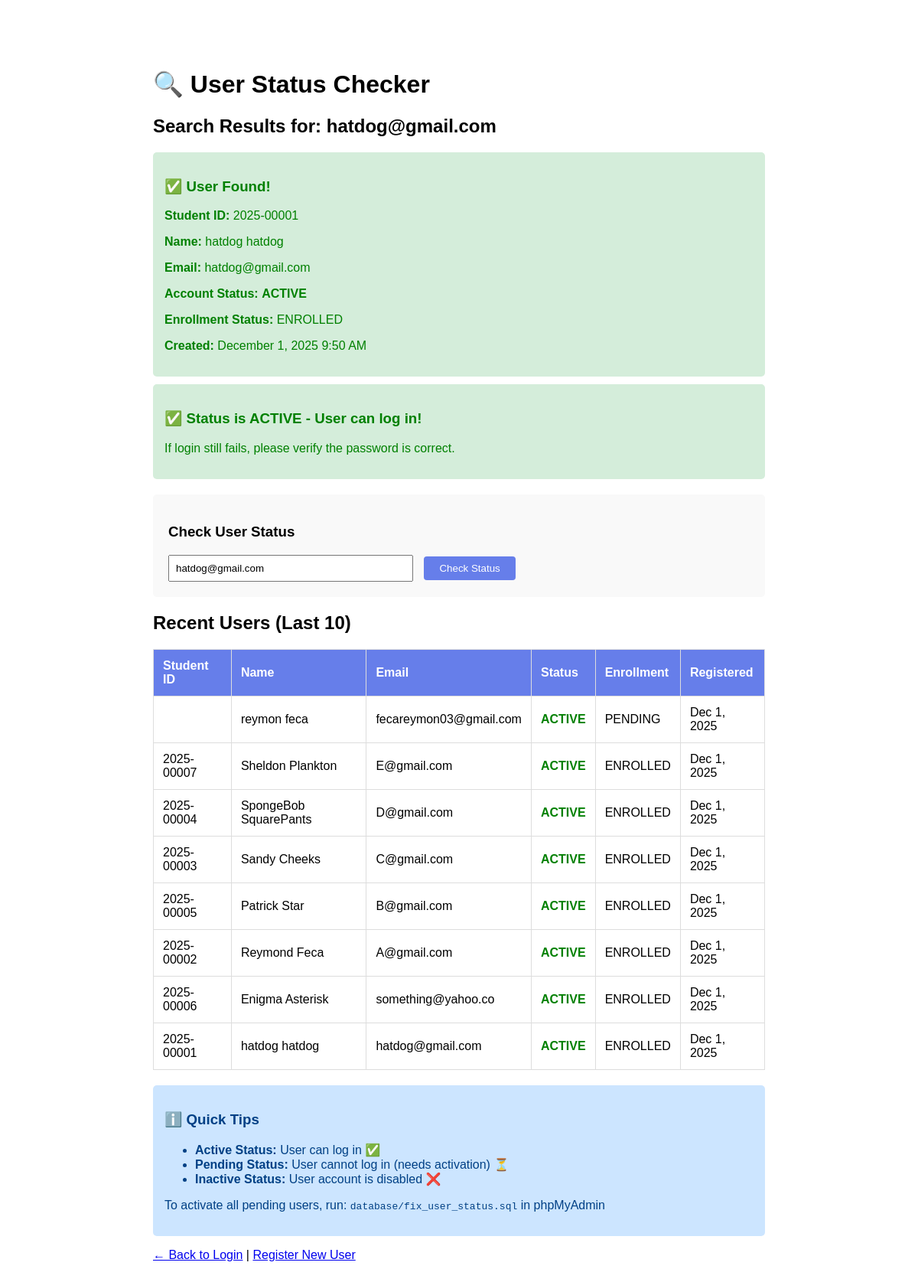
The app's page /check_user.php?email=hatdog@gmail.com with its own data.
### tables this page shows
CREATE TABLE `users` (
  `id` int(11) NOT NULL,
  `student_id` varchar(20) DEFAULT NULL,
  `first_name` varchar(50) NOT NULL,
  `last_name` varchar(50) NOT NULL,
  `email` varchar(100) NOT NULL,
  `password` varchar(255) NOT NULL,
  `phone` varchar(20) DEFAULT NULL,
  `date_of_birth` date DEFAULT NULL,
  `address` text DEFAULT NULL,
  `role` enum('student','admin') DEFAULT 'student',
  `status` enum('active','inactive','pending') DEFAULT 'pending',
  `enrollment_status` enum('enrolled','pending') DEFAULT 'pending',
  `created_at` timestamp NOT NULL DEFAULT current_timestamp(),
  `updated_at` timestamp NOT NULL DEFAULT current_timestamp() ON UPDATE current_timestamp(),
  `activation_token` varchar(64) DEFAULT NULL,
  `token_expiry` datetime DEFAULT NULL,
  `is_imported` tinyint(1) DEFAULT 0,
  `imported_at` datetime DEFAULT NULL,
  `activated_at` datetime DEFAULT NULL,
  `lrn` varchar(20) DEFAULT NULL COMMENT 'Learner Reference Number',
  `occ_examinee_number` varchar(50) DEFAULT NULL COMMENT 'OCC Examinee Number',
  `middle_name` varchar(50) DEFAULT NULL,
  `sex_at_birth` enum('Male','Female') DEFAULT NULL,
  `age` int(11) DEFAULT NULL,
  `civil_status` enum('Single','Married','Widowed','Separated','Divorced') DEFAULT NULL,
  `spouse_name` varchar(100) DEFAULT NULL COMMENT 'Name of Spouse (if married)',
  `contact_number` varchar(20) DEFAULT NULL,
  `father_name` varchar(100) DEFAULT NULL,
  `father_occupation` varchar(100) DEFAULT NULL,
  `father_education` varchar(100) DEFAULT NULL COMMENT 'Father''s Highest Educational Attainment',
  `mother_maiden_name` varchar(100) DEFAULT NULL,
  `mother_occupation` varchar(100) DEFAULT NULL,
  `mother_education` varchar(100) DEFAULT NULL COMMENT 'Mother''s Highest Educational Attainment',
  `number_of_brothers` int(11) DEFAULT 0,
  `number_of_sisters` int(11) DEFAULT 0,
  `combined_family_income` varchar(50) DEFAULT NULL,
  `guardian_name` varchar(100) DEFAULT NULL COMMENT 'Name of Guardian (If Applicable)',
  `school_last_attended` varchar(150) DEFAULT NULL,
  `school_address` text DEFAULT NULL COMMENT 'Address of School Last Attended',
  `is_pwd` tinyint(1) DEFAULT 0 COMMENT 'Person with Disability',
  `hearing_disability` tinyint(1) DEFAULT 0,
  `physical_disability` tinyint(1) DEFAULT 0,
  `mental_disability` tinyint(1) DEFAULT 0,
  `intellectual_disability` tinyint(1) DEFAULT 0,
  `psychosocial_disability` tinyint(1) DEFAULT 0,
  `chronic_illness_disability` tinyint(1) DEFAULT 0,
  `learning_disability` tinyint(1) DEFAULT 0,
  `shs_track` varchar(100) DEFAULT NULL COMMENT 'Senior High School Track',
  `shs_strand` varchar(100) DEFAULT NULL COMMENT 'Senior High School Strand',
  `is_working_student` tinyint(1) DEFAULT 0,
  `employer` varchar(150) DEFAULT NULL,
  `work_position` varchar(100) DEFAULT NULL,
  `working_hours` varchar(50) DEFAULT NULL,
  `municipality_city` varchar(100) DEFAULT NULL,
  `permanent_address` text DEFAULT NULL COMMENT 'Permanent Address No. (Bldg Number, Lot No. Street)',
  `barangay` varchar(100) DEFAULT NULL,
  `preferred_program` varchar(150) DEFAULT NULL COMMENT 'Preferred degree/program course'
);

### check_user.php (the view, shortened to what this page needs)
<!DOCTYPE html>
<html>
<head>
</head>
<body>
    <h1>🔍 User Status Checker</h1>
    <?php
    $db = new Database();
    $conn = $db->getConnection();
    if (isset($_GET['email']) && !empty($_GET['email'])) {
        $email = $_GET['email'];
        $stmt = $conn->prepare('SELECT id, student_id, first_name, last_name, email, status, enrollment_status, created_at FROM users WHERE email = :email');
        $stmt->bindParam(':email', $email);
        $stmt->execute();
        $user = $stmt->fetch(PDO::FETCH_ASSOC);
        echo "<h2>Search Results for: " . htmlspecialchars($email) . "</h2>";
        if ($user) {
            $status_class = 'status-' . $user['status'];
            echo "<div class='success'>";
            echo "<h3>✅ User Found!</h3>";
            echo "<p><strong>Student ID:</strong> {$user['student_id']}</p>";
            echo "<p><strong>Name:</strong> {$user['first_name']} {$user['last_name']}</p>";
            echo "<p><strong>Email:</strong> {$user['email']}</p>";
            echo "<p><strong>Account Status:</strong> <span class='$status_class'>" . strtoupper($user['status']) . "</span></p>";
            echo "<p><strong>Enrollment Status:</strong> " . strtoupper($user['enrollment_status']) . "</p>";
            echo "<p><strong>Created:</strong> " . date('F j, Y g:i A', strtotime($user['created_at'])) . "</p>";
            echo "</div>";
            if ($user['status'] !== 'active') {
                echo "<div class='error'>";
                echo "<h3>⚠️ Login Issue Detected</h3>";
                echo "<p>This user's status is '<strong>{$user['status']}</strong>' but needs to be '<strong>active</strong>' to log in.</p>";
                echo "<p><strong>Solution:</strong> Run the SQL script at <code>database/fix_user_status.sql</code> in phpMyAdmin to activate all users.</p>";
                echo "</div>";
            } else {
                echo "<div class='success'>";
                echo "<h3>✅ Status is ACTIVE - User can log in!</h3>";
                echo "<p>If login still fails, please verify the password is correct.</p>";
                echo "</div>";
            }
        } else {
            echo "<div class='error'>";
            echo "<h3>❌ User Not Found</h3>";
            echo "<p>No user exists with email: <strong>" . htmlspecialchars($email) . "</strong></p>";
            echo "<p><strong>Solution:</strong> This user needs to register first at <a href='public/register.php'>public/register.php</a></p>";
            echo "</div>";
        }
    }
    ?>
    <form method="GET">
        <h3>Check User Status</h3>
        <input type="email" name="email" placeholder="Enter email address" required value="<?php echo isset($_GET['email']) ? htmlspecialchars($_GET['email']) : ''; ?>">
        <button type="submit">Check Status</button>
    </form>
    <h2>Recent Users (Last 10)</h2>
    <table>
        <thead>
            <tr>
                <th>Student ID</th>
                <th>Name</th>
                <th>Email</th>
                <th>Status</th>
                <th>Enrollment</th>
                <th>Registered</th>
            </tr>
        </thead>
        <tbody>
            <?php
            $stmt = $conn->query('SELECT id, student_id, first_name, last_name, email, status, enrollment_status, created_at FROM users ORDER BY created_at DESC LIMIT 10');
            $users = $stmt->fetchAll(PDO::FETCH_ASSOC);
            if (empty($users)) {
                echo "<tr><td colspan='6' style='text-align:center;'>No users found. Register the first user!</td></tr>";
            } else {
                foreach ($users as $u) {
                    $status_class = 'status-' . $u['status'];
                    echo "<tr>";
                    echo "<td>{$u['student_id']}</td>";
                    echo "<td>{$u['first_name']} {$u['last_name']}</td>";
                    echo "<td>{$u['email']}</td>";
                    echo "<td class='$status_class'>" . strtoupper($u['status']) . "</td>";
                    echo "<td>" . strtoupper($u['enrollment_status']) . "</td>";
                    echo "<td>" . date('M j, Y', strtotime($u['created_at'])) . "</td>";
                    echo "</tr>";
                }
            }
            ?>
        </tbody>
    </table>
    <div class="info">
        <h3>ℹ️ Quick Tips</h3>
        <ul>
            <li><strong>Active Status:</strong> User can log in ✅</li>
            <li><strong>Pending Status:</strong> User cannot log in (needs activation) ⏳</li>
            <li><strong>Inactive Status:</strong> User account is disabled ❌</li>
        </ul>
        <p>To activate all pending users, run: <code>database/fix_user_status.sql</code> in phpMyAdmin</p>
    </div>
    <p><a href="public/login.php">← Back to Login</a> | <a href="public/register.php">Register New User</a></p>
</body>
</html>

### check_user.php (style rules this page uses)
body { font-family: Arial, sans-serif; max-width: 800px; margin: 50px auto; padding: 20px; }
.success { color: green; background: #d4edda; padding: 15px; border-radius: 5px; margin: 10px 0; }
.info { color: #004085; background: #cce5ff; padding: 15px; border-radius: 5px; margin: 10px 0; }
table { width: 100%; border-collapse: collapse; margin: 20px 0; }
th, td { border: 1px solid #ddd; padding: 12px; text-align: left; }
th { background-color: #667eea; color: white; }
.status-active { color: green; font-weight: bold; }
form { margin: 20px 0; padding: 20px; background: #f9f9f9; border-radius: 5px; }
input[type="email"] { padding: 8px; width: 300px; margin-right: 10px; }
button { padding: 8px 20px; background: #667eea; color: white; border: none; border-radius: 4px; cursor: pointer; }

### records on screen
users: student "2025-00001", first_name "hatdog", last_name "hatdog", email "hatdog@gmail.com", status "ACTIVE", enrollment_status "ENROLLED", created_at "December 1, 2025 9:50 AM", created_at "Dec 1, 2025"
users: first_name "reymon", last_name "feca", email "fecareymon03@gmail.com", status "ACTIVE", enrollment_status "PENDING", created_at "Dec 1, 2025"
users: student "2025-00007", first_name "Sheldon", last_name "Plankton", email "E@gmail.com", status "ACTIVE", enrollment_status "ENROLLED", created_at "Dec 1, 2025"
users: student "2025-00004", first_name "SpongeBob", last_name "SquarePants", email "D@gmail.com", status "ACTIVE", enrollment_status "ENROLLED", created_at "Dec 1, 2025"
users: student "2025-00003", first_name "Sandy", last_name "Cheeks", email "C@gmail.com", status "ACTIVE", enrollment_status "ENROLLED", created_at "Dec 1, 2025"
users: student "2025-00005", first_name "Patrick", last_name "Star", email "B@gmail.com", status "ACTIVE", enrollment_status "ENROLLED", created_at "Dec 1, 2025"
users: student "2025-00002", first_name "Reymond", last_name "Feca", email "A@gmail.com", status "ACTIVE", enrollment_status "ENROLLED", created_at "Dec 1, 2025"
users: student "2025-00006", first_name "Enigma", last_name "Asterisk", email "something@yahoo.co", status "ACTIVE", enrollment_status "ENROLLED", created_at "Dec 1, 2025"

### other values on screen
$email "hatdog@gmail.com"
